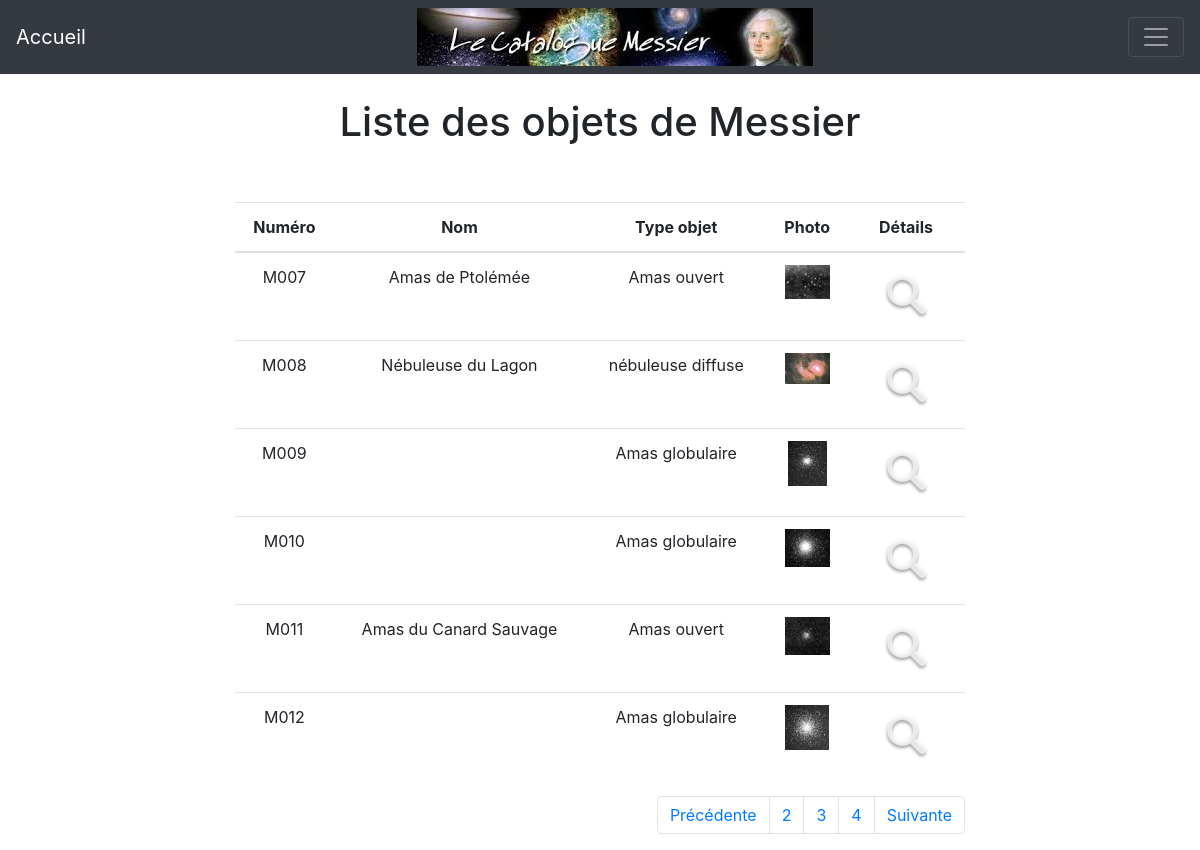
Page /?action=liste&page=2 on the committed database.
### tables this page shows
CREATE TABLE IF NOT EXISTS `objet` (
  `numero` char(4) NOT NULL,
  `nomCommun` varchar(40) DEFAULT NULL,
  `constellation` varchar(40) DEFAULT NULL,
  `codeType` char(2) DEFAULT NULL,
  `periodeVisibilite` varchar(10) DEFAULT NULL,
  `magnitude` double(15,2) DEFAULT NULL,
  `diametreApparent` varchar(20) DEFAULT NULL,
  PRIMARY KEY (`numero`),
  KEY `codeType` (`codeType`)
);

CREATE TABLE IF NOT EXISTS `typeobjet` (
  `code` char(2) NOT NULL,
  `libelle` varchar(30) DEFAULT NULL,
  PRIMARY KEY (`code`),
  KEY `code` (`code`)
);

### controleur/CtrlListeObjets.php (called while the page is built, shortened)
<?php
include_once "$racine/modele/ModeleObjetDAO.php";
$listeObjets = ModeleObjetDAO::readAll();
$page = filter_input(INPUT_GET, 'page', FILTER_SANITIZE_NUMBER_INT);
$debut = ($page - 1) * 6;
$fin = $debut + 6;
$p1 = $page;
$p2 = $page + 1;
$p3 = $page + 2;
$precedente = true;
$suivante = true;
include "$racine/vue/VueEntete.php";
include "$racine/vue/VueListeObjets.php";
include "$racine/vue/VuePied.php";

### index.php (called while the page is built, shortened)
<?php
    $racine = dirname(__FILE__);
    $action = filter_input(INPUT_GET, 'action', FILTER_SANITIZE_STRING);
    $controleur = Routeur::getControleur($action);
    include "$racine/controleur/$controleur";

### modele/Connexion.php (called while the page is built, shortened)
<?php
   class Connexion{
        private static $connexion;
        public static function getInstance(){
            if(!self::$connexion){
                try {
                    $serveur = 'mysql:host=localhost:3306;';
                    $bdd = 'dbname=bd_messier';
                    $user = 'root' ;
                    $mdp = 'root' ;
                    self::$connexion = new PDO($serveur.$bdd, $user, $mdp);
                    self::$connexion->query("SET CHARACTER SET utf8");
                } catch (PDOException $e) {
                        echo " Error connexion: " . $serveur . " " . $bdd . " " . $user . " " . $mdp . " " . $e->getMessage() ;
                        throw new Exception("Erreur à  la connexion \n" . $e->getMessage());
                }
            }
            return self::$connexion;
        }
     }
?>

### modele/ModeleObjetDAO.php (called while the page is built, shortened)
<?php
    include_once "$racine/classes/Objet.php";
    require_once("Connexion.php");
    require_once("ModeleTypeObjetDAO.php");
    class ModeleObjetDAO{
        private static $lesObjets;
        public static function readAll() {
            self::$lesObjets = self::chargerObjets();
            return self::$lesObjets;
        }
        private static function chargerObjets()
        {
            $resultat = new ArrayObject();
            $req = "SELECT * FROM objet ORDER BY 1";
            try {
                $curseur = Connexion::getInstance()->query($req);
                while ($ligne = $curseur->fetch(PDO::FETCH_ASSOC)) {
                    $unTypeObjet = ModeleTypeObjetDAO::findById($ligne['codeType']);
                    $nomCommun = $ligne['nomCommun'];
                    if($ligne['nomCommun'] == null){
                        $nomCommun = "";
                    }
                    $unObjet = new Objet($ligne['numero'], $nomCommun, $ligne['constellation'],$ligne['periodeVisibilite'],
                        $ligne['diametreApparent'], $ligne['magnitude'], $unTypeObjet);
                    $resultat[] = $unObjet;
                }
                return $resultat;
            }
            catch(PDOException $e) {
                print "Erreur !: " . $e->getMessage();
                die();
            }
        }
    }

### modele/ModeleTypeObjetDAO.php (called while the page is built)
<?php
    include_once "$racine/classes/TypeObjet.php";
    require_once("Connexion.php");
class ModeleTypeObjetDAO {
    public static function findById($code){
        try {
            $req = Connexion::getInstance()->prepare("SELECT * FROM typeobjet WHERE code = :code");
            $req->bindValue(':code', $code, PDO::PARAM_STR);
            $req->execute();
            while ($ligne = $req->fetch(PDO::FETCH_ASSOC)) {
                $unTypeObjet = new TypeObjet($ligne['code'], $ligne['libelle']);
            }
            return $unTypeObjet;
        }
        catch(PDOException $e) {
            print "Erreur !: " . $e->getMessage();
            die();
        }
    }
}

### classes/Objet.php (called while the page is built, shortened)
<?php
class Objet {
    private string $numero;
    private string $nomCommun;
    private TypeObjet $typeObjet;
    public function __construct(string $num, string $nom, string $const, string $per, string $diam, string $magn,TypeObjet $type){
        $this->numero = $num;
        $this->nomCommun = $nom;
        $this->typeObjet = $type;
    }
    public function getNumero(){
        return $this->numero;
    }
    public function getNomCommun(){
        return $this->nomCommun;
    }
    public function getTypeObjet(){
        return $this->typeObjet;
    }
}

### classes/TypeObjet.php (called while the page is built, shortened)
<?php
class TypeObjet {
    private string $libelle;
    function __construct(string $code, string $libelle){
        $this->libelle = $libelle;
    }
    public function getLibelle(){
        return $this->libelle;
    }
}

### vue/VueListeObjets.php (the view)
<div class="container">
    <br/>
    <h1 class = "text-center">Liste des objets de Messier</h1>
    <br/><br/>
    <div class="row">
        <div class="col-md-8 mx-auto text-center">
            <table class="table">
                 <thead>
                    <tr>
                        <th scope="col">Numéro</th>
                        <th scope="col">Nom</th>
                        <th scope="col">Type objet</th>
                        <th scope="col">Photo</th>
                        <th scope="col">Détails</th>
                    </tr>
                </thead>
                <tbody>
                <?php
                    for ($i = $debut; $i < $fin; $i++)
                    {
                ?>
                        <tr>
                            <td scope='row'><?= $listeObjets[$i]->getNumero() ?></td>
                            <td><?= $listeObjets[$i]->getNomCommun() ?></td>
                            <td><?= $listeObjets[$i]->getTypeObjet()->getLibelle() ?></td>
                            <td><img src='photos/<?= $listeObjets[$i]->getNumero() ?>p.jpg' alt='photo'></td>
                            <td><a class='nav-link' href='./?action=detail&numero=<?= $listeObjets[$i]->getNumero() ?>'><img src='images/rechercher.png' alt='Afficher le détail'></a></td>
                        </tr>
                <?php
                    }
                ?>
                </tbody>
            </table>
            <nav aria-label="Page navigation example">
                <ul class="pagination justify-content-end">
                    <?php
                        if($precedente){
                            echo  "<li class='page-item'>";
                        }
                        else{
                            echo  "<li class='page-item disabled'>";
                        }
                    ?>
                    <a class="page-link" href="./?action=liste&page=<?= $p1 - 1 ?>">Précédente</a></li>
                  <li class="page-item"><a class="page-link" href="./?action=liste&page=<?= $p1 ?>"><?= $p1 ?></a></li>
                <?php
                    if($p2 <= 19)
                    {
                ?>
                        <li class="page-item"><a class="page-link" href="./?action=liste&page=<?= $p2 ?>"><?= $p2 ?></a></li>
                <?php
                    }
                    if($p3 <= 19)
                    {
                ?>
                        <li class="page-item"><a class="page-link" href="./?action=liste&page=<?= $p3 ?>"><?= $p3 ?></a></li>
                <?php
                    }
                    if($suivante){
                        echo  "<li class='page-item'>";
                    }
                    else{
                        echo  "<li class='page-item disabled'>";
                    }
                ?>
                    <a class="page-link" href="./?action=liste&page=<?= $p3 + 1 ?>">Suivante</a></li>
                </ul>
            </nav>
        </div>
    </div>
</div>

### rows in the picture
objet: numero "M007", nomCommun "Amas de Ptolémée", codeType.libelle "Amas ouvert", numero (picture)
objet: numero "M008", nomCommun "Nébuleuse du Lagon", codeType.libelle "nébuleuse diffuse", numero (picture)
objet: numero "M009", codeType.libelle "Amas globulaire", numero (picture)
objet: numero "M010", codeType.libelle "Amas globulaire", numero (picture)
objet: numero "M011", nomCommun "Amas du Canard Sauvage", codeType.libelle "Amas ouvert", numero (picture)
objet: numero "M012", codeType.libelle "Amas globulaire", numero (picture)

### other values in the picture
$p1 "2"
$p2 "3"
$p3 "4"
